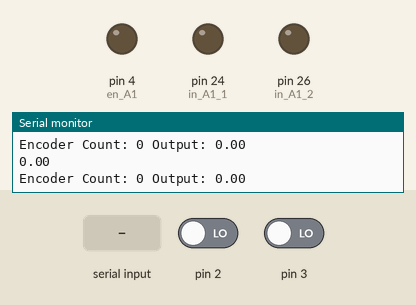
Simulated run of this sketch. Board: Arduino Mega 2560, built with avr-gcc and run on an emulated ATmega2560. Parts: output pins drawn as LEDs (lit = HIGH), the last lines printed to the serial monitor. Inputs (shaded band) come from the test bench; at power-on: pin 2 LOW, pin 3 LOW.

Above: at 1.2 s.
1.3 s: "2" received over Serial
At 2.5 s:
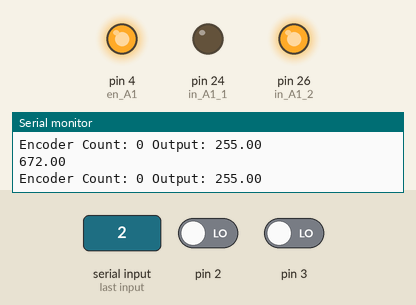
2.8 s: "1" received over Serial
At 3.3 s:
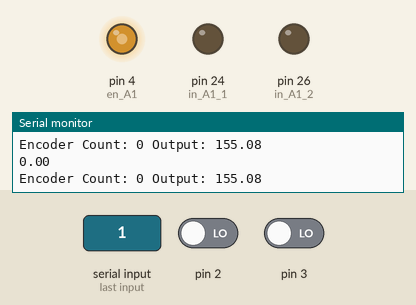
4.3 s: "3" received over Serial
At 5.2 s:
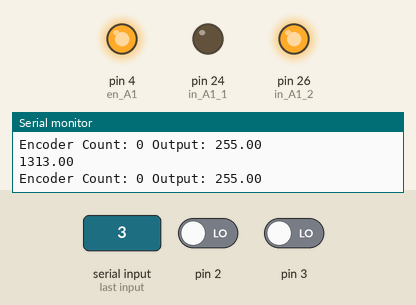
5.8 s: "1" received over Serial
At 7.0 s:
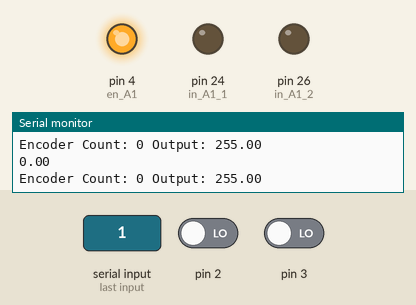
7.3 s: "4" received over Serial
At 7.8 s:
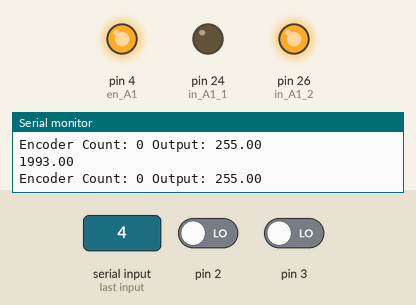
Timing chart, 0 to 9.8 s (numbered marks = the images above; inputs shaded):
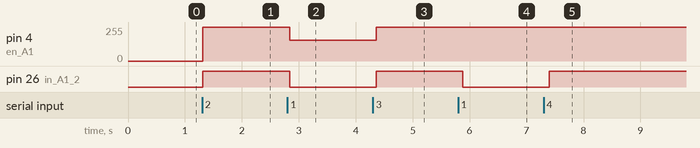

Measured:
- after the input at 1.3 s, pin 4 (en_A1): 0/255 → 255/255 at once; pin 26 (in_A1_2): LOW → HIGH at once
- after the input at 2.8 s, pin 4 (en_A1): 255/255 → 155/255 at once; pin 26 (in_A1_2): HIGH → LOW at once
- after the input at 4.3 s, pin 4 (en_A1): 155/255 → 255/255 after 0.06 s; pin 26 (in_A1_2): LOW → HIGH after 0.06 s
- after the input at 5.8 s, pin 26 (in_A1_2): HIGH → LOW after 0.08 s
- after the input at 7.3 s, pin 26 (in_A1_2): LOW → HIGH after 0.10 s

The sketch:

rotate_test.ino
```cpp
volatile long encoderCount = 0; // 編碼器計數值
volatile int lastEncoded = 0; // 上一次編碼器的狀態

int en_A1   = 4;
int in_A1_1 = 24;
int in_A1_2 = 26;

double Kp = 0.52; // 比例係數
double Ki = 0.015385; // 積分係數
double Kd = 0; // 微分係數

// double setPoint[4] = {  0,660,1343,1993}; // 目標位置
double setPoint = 0;
double input, output;
double lastInput;
double integral;
int i=0;

void setup() {
  pinMode(en_A1, OUTPUT);
  pinMode(in_A1_1, OUTPUT);
  pinMode(in_A1_2, OUTPUT);

  Serial.begin(115200); // 初始化串口通信
  pinMode(2, INPUT); // 設置引腳2為輸入
  pinMode(3, INPUT); // 設置引腳3為輸入

  // 啟用外部中斷，檢測引腳2和3的變化
  attachInterrupt(digitalPinToInterrupt(2), updateEncoder, CHANGE);
  attachInterrupt(digitalPinToInterrupt(3), updateEncoder, CHANGE);

  // 初始化馬達停止
  analogWrite(en_A1, 0);
  digitalWrite(in_A1_1, LOW);
  digitalWrite(in_A1_2, LOW);
}

void loop() {
  // 在主循環中可以讀取並處理編碼器計數值
  // Serial.println("請輸入桶子");

  if (Serial.available()){
    char ch =Serial.read();
    if (ch=='1'){
      setPoint = 0;
    }
    else if(ch=='2'){
      setPoint = 672;
    }
    else if(ch=='3'){
      setPoint = 1313;
    }
    else if(ch=='4'){
      setPoint = 1993;
    }
  }
  Serial.println(setPoint);
  input = encoderCount;
  double error = setPoint - input;
  integral += error;
  double derivative = input - lastInput;

  // PID計算
  output = Kp * error + Ki * integral - Kd * derivative;

  // 控制馬達
  if (abs(error) < 10) { // 如果误差在10以内，停止电机
    analogWrite(en_A1, 0);
    digitalWrite(in_A1_1, LOW);
    digitalWrite(in_A1_2, LOW);
  } else if (output > 0) {
    digitalWrite(in_A1_1, LOW);
    digitalWrite(in_A1_2, HIGH);
  } else {
    digitalWrite(in_A1_1, HIGH);
    digitalWrite(in_A1_2, LOW);
    output = -output; // 确保PWM值为正
  }

  // 限制輸出到0-255之間
  output = constrain(output, 0, 255);
  analogWrite(en_A1, output);

  lastInput = input;

  // 打印當前的計數值和控制輸出
  Serial.print("Encoder Count: ");
  Serial.print(encoderCount);
  Serial.print(" Output: ");
  Serial.println(output);

  delay(100);
}

void updateEncoder() {
  int MSB = digitalRead(2); // 讀取引腳2的狀態
  int LSB = digitalRead(3); // 讀取引腳3的狀態

  int encoded = (MSB << 1) | LSB; // 組合當前的A和B信號狀態
  int sum = (lastEncoded << 2) | encoded; // 組合當前和上一次的狀態

  // 根據狀態變化更新編碼器計數值
  if (sum == 0b1101 || sum == 0b0100 || sum == 0b0010 || sum == 0b1011) encoderCount++;
  if (sum == 0b1110 || sum == 0b0111 || sum == 0b0001 || sum == 0b1000) encoderCount--;

  lastEncoded = encoded; // 更新上一次的編碼器狀態
}
```
